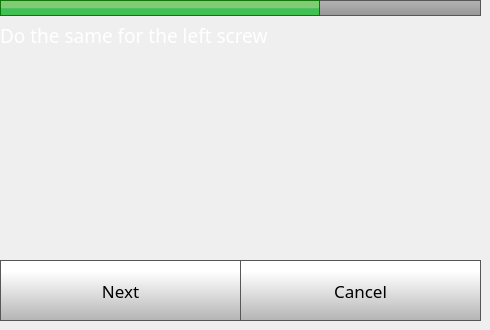
    <widget class="QWidget" name="step4Page">
     <widget class="QPushButton" name="step4CancelButton">
      <property name="geometry">
       <rect>
        <x>240</x>
        <y>260</y>
        <width>241</width>
        <height>61</height>
       </rect>
      </property>
      <property name="font">
       <font>
        <family>Gotham</family>
        <pointsize>13</pointsize>
       </font>
      </property>
      <property name="styleSheet">
       <string notr="true">QPushButton {
     border: 1px solid rgb(87, 87, 87);
	background-color: qlineargradient(spread:pad, x1:0, y1:1, x2:0, y2:0.188, stop:0 rgba(180, 180, 180, 255), stop:1 rgba(255, 255, 255, 255));


}

QPushButton:pressed {
    background-color: qlineargradient(x1: 0, y1: 0, x2: 0, y2: 1,
                                      stop: 0 #dadbde, stop: 1 #f6f7fa);
}

QPushButton:flat {
    border: none; /* no border for a flat push button */
}

QPushButton:default {
    border-color: navy; /* make the default button prominent */
}

QPushButton:focus {
	outline: none;
}</string>
      </property>
      <property name="text">
       <string>Cancel</string>
      </property>
      <property name="iconSize">
       <size>
        <width>40</width>
        <height>40</height>
       </size>
      </property>
     </widget>
     <widget class="QLabel" name="caliberateLabel_11">
      <property name="geometry">
       <rect>
        <x>0</x>
        <y>0</y>
        <width>320</width>
        <height>16</height>
       </rect>
      </property>
      <property name="font">
       <font>
        <family>Gotham</family>
        <pointsize>14</pointsize>
        <weight>50</weight>
        <bold>false</bold>
       </font>
      </property>
      <property name="styleSheet">
       <string notr="true">	background-color: qlineargradient(spread:pad, x1:0, y1:0.523, x2:0, y2:0.534, stop:0 rgba(130, 203, 117, 255), stop:1 rgba(66, 191, 85, 255));
border: 1px solid green;</string>
      </property>
      <property name="text">
       <string/>
      </property>
     </widget>
     <widget class="QPushButton" name="step4NextButton">
      <property name="geometry">
       <rect>
        <x>0</x>
        <y>260</y>
        <width>241</width>
        <height>61</height>
       </rect>
      </property>
      <property name="font">
       <font>
        <family>Gotham</family>
        <pointsize>13</pointsize>
       </font>
      </property>
      <property name="styleSheet">
       <string notr="true">QPushButton {
     border: 1px solid rgb(87, 87, 87);
	background-color: qlineargradient(spread:pad, x1:0, y1:1, x2:0, y2:0.188, stop:0 rgba(180, 180, 180, 255), stop:1 rgba(255, 255, 255, 255));


}

QPushButton:pressed {
    background-color: qlineargradient(x1: 0, y1: 0, x2: 0, y2: 1,
                                      stop: 0 #dadbde, stop: 1 #f6f7fa);
}

QPushButton:flat {
    border: none; /* no border for a flat push button */
}

QPushButton:default {
    border-color: navy; /* make the default button prominent */
}

QPushButton:focus {
	outline: none;
}</string>
      </property>
      <property name="text">
       <string>Next</string>
      </property>
      <property name="iconSize">
       <size>
        <width>40</width>
        <height>40</height>
       </size>
      </property>
     </widget>
     <widget class="QLabel" name="caliberateLabel_12">
      <property name="geometry">
       <rect>
        <x>0</x>
        <y>20</y>
        <width>471</width>
        <height>31</height>
       </rect>
      </property>
      <property name="font">
       <font>
        <family>Gotham</family>
        <pointsize>14</pointsize>
        <weight>50</weight>
        <bold>false</bold>
       </font>
      </property>
      <property name="styleSheet">
       <string notr="true">color: rgb(255, 255, 255);</string>
      </property>
      <property name="text">
       <string>Do the same for the left screw</string>
      </property>
      <property name="wordWrap">
       <bool>true</bool>
      </property>
     </widget>
     <widget class="QLabel" name="turnLeftLevelingScrewLabel">
      <property name="geometry">
       <rect>
        <x>60</x>
        <y>60</y>
        <width>360</width>
        <height>240</height>
       </rect>
      </property>
      <property name="styleSheet">
       <string notr="true">background-color: rgba(255, 255, 255, 0);</string>
      </property>
      <property name="text">
       <string/>
      </property>
      <property name="scaledContents">
       <bool>true</bool>
      </property>
     </widget>
     <widget class="QLabel" name="caliberateLabel_23">
      <property name="geometry">
       <rect>
        <x>0</x>
        <y>0</y>
        <width>481</width>
        <height>16</height>
       </rect>
      </property>
      <property name="font">
       <font>
        <family>Gotham</family>
        <pointsize>14</pointsize>
        <weight>50</weight>
        <bold>false</bold>
       </font>
      </property>
      <property name="styleSheet">
       <string notr="true">    border: 1px solid rgb(87, 87, 87);
 /*  border-bottom-left-radius: 10px;
 border-bottom-right-radius: 10px;*/
	background-color: qlineargradient(spread:pad, x1:0, y1:1, x2:0, y2:0, stop:0 rgba(150, 150, 150, 255), stop:1 rgba(180, 180, 180, 255));</string>
      </property>
      <property name="text">
       <string/>
      </property>
     </widget>
     <zorder>turnLeftLevelingScrewLabel</zorder>
     <zorder>caliberateLabel_23</zorder>
     <zorder>step4CancelButton</zorder>
     <zorder>caliberateLabel_11</zorder>
     <zorder>step4NextButton</zorder>
     <zorder>caliberateLabel_12</zorder>
    </widget>
